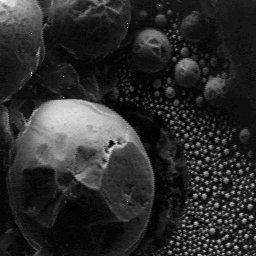
#> input picture Taller4/images/meb.png, 256 x 256 px
$ jupyter execute '1. Filtros lineales suavizantes.ipynb'
#> lines starting #> are read from the running program, lines starting #| are printed output that depends on the picture
[cell 1]
import cv2
import matplotlib.pyplot as plt
from scipy.ndimage import convolve
import numpy as np


from skimage.morphology import footprint_rectangle
from skimage.filters.rank import mean

# Filtros lineales suavizantes

## Filtro promedio

### Cargue la imagen de trabajo meb.png

[cell 2]
meb = cv2.imread("images/meb.png", cv2.IMREAD_GRAYSCALE)
#> meb is the input picture: shape (256, 256); min 0, max 255, mean 44.3

### Visualice la imagen y su histograma.

[cell 3]
fig, axes = plt.subplots(1,2, figsize = (20,10))
axes[0].imshow(meb, cmap= 'gray', vmin = 0, vmax= 255)
axes[0].set_title('Imagen')
hist = cv2.calcHist([meb], [0], None, [256], [0, 256])
#> hist = 256 values, max 12537 at index 15, min 0 at index 1, mean 256
axes[1].plot(hist)
axes[1].set_title('Histograma')
plt.show()
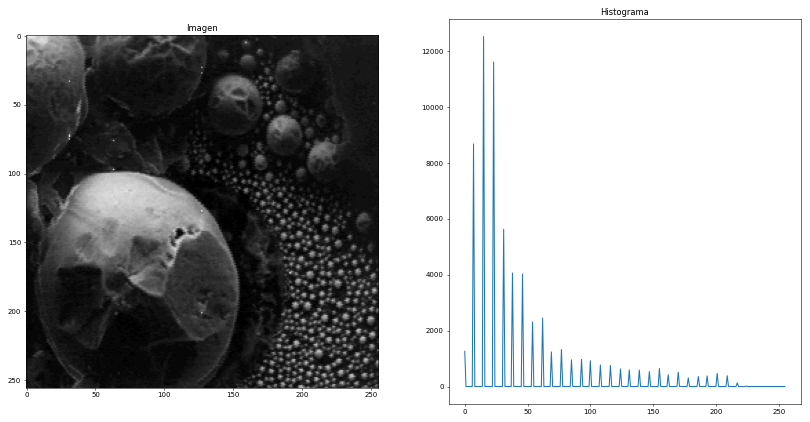
#> figure drawn by matplotlib, 2 panels; panel 2: curve peaks at x = 15, y = 12537

### Describa su forma: ¿es continuo/discontinuo?, ¿cuántos niveles de gris diferentes tiene?, ¿cuáles son estos niveles de gris?

Como se puede apreciar, el histograma es discontínuo ya que no hay una distribución continua de los colores, debido a que entre los tonos que se encuentran en la imagen hay colores en 0, lo que significa que casi no hay tonos intermedios entre los colores. Los niveles de gris pincipales se encuentran entre 0 y 80. Pero hay algunos tonos entre 100 y 230, pero son mucho menos representativos con respecto a los niveles más oscuros.

### Partiendo del histograma, deduzca con cuántos bits ha sido numerizada esta imagen.

Como se puede apreciar en el histograma, hay alrededor de 29 picos que se pueden ver a simple vista. Es por esto que se puede deducir que se utilizan 5 bits para numerizar la imagen.

### Aplique un filtro promedio utilizando una máscara de tamaño 3x3 a esta imagen. Cualitativamente, ¿cómo es la imagen resultado?

[cell 4]
meb_avg = mean(meb, footprint_rectangle((3,3)))
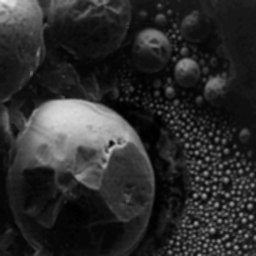
#> meb_avg: shape (256, 256); min 0, max 237, mean 43.9

fig, axes = plt.subplots(1,2, figsize = (20,10))
axes[0].imshow(meb, cmap= 'gray', vmin = 0, vmax= 255)
axes[0].set_title('Orignal')
axes[1].imshow(meb_avg, cmap= 'gray', vmin = 0, vmax= 255)
axes[1].set_title('Filtro')
plt.show()
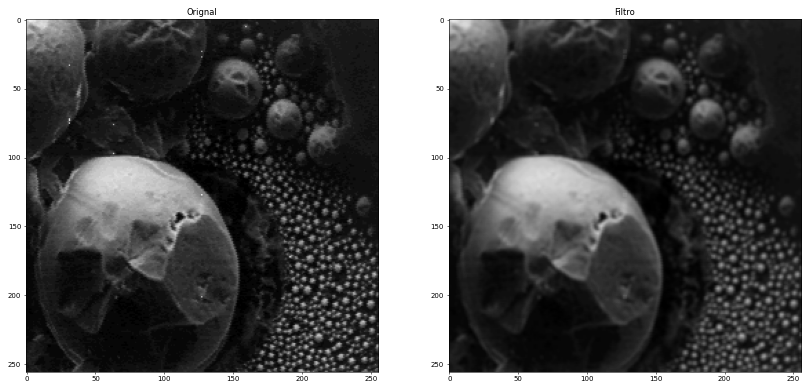
#> figure drawn by matplotlib, 2 panels

### Visualice el histograma de esta nueva imagen, y compárelo con el histograma de la imagen original (forma general, altura de los picos, ...).

[cell 5]
fig, axes = plt.subplots(1,2, figsize = (20,10))
hist = cv2.calcHist([meb], [0], None, [256], [0, 256])
axes[0].plot(hist)
axes[0].set_title('Original')
hist = cv2.calcHist([meb_avg], [0], None, [256], [0, 256])
#> hist = 256 values, max 3571 at index 15, min 0 at index 224, mean 256
axes[1].plot(hist)
axes[1].set_title('Filtro')
plt.show()
#> figure, not shown here; panel 1: curve peaks at x = 15, y = 12537; panel 2: curve peaks at x = 15, y = 3571

Como se puede apreciar, se mantienen los picos pero ahora se pueden ver muchos más tonos de gris. Esto es porque el promedio de los colores permite obtener tonos intermedios entre los obtenidos en la imagen original. Se conserva la distribución del histograma pero los valores de 0 ahora toman valores intermedios entre los picos ayacentes.

### Calcule la imagen de diferencia con la original. Justifique el resultado obtenido (¿en cuáles regiones de la imagen son visibles las diferencias?, ¿por qué?).

Como se puede apreciar, se conservan los picos dentro del histograma, pero los colores que antes no se utilizaban ahora aparecen en la imagen, esto debido al calculo de promedios, lo cual da tonos intermedios dentro de los colores. Esto causa un efecto de blur en la imagen, ya que evita que se vean claramente los elementos al reducir los cambios de color dentro de la imagen. Este efecto se puede dislumbrar en toda la imagen, pero sobre todo es posible ver este efecto en las "piedras", ya que el filtro no permite ver claramente las grietas que existen ahí, y que se ven claramente en la imagen original. Esto debido a que las diferencias de color entre los cuerpos y las grietas fueron suavizadas debidas al filtro.

### Ahora filtre la imagen original con un filtro promedio utilizando una máscara de tamaño 5x5. Paralelamente, filtre la imagen original, aplicando consecutivamente sobre esta, dos filtros promedio de tamaño 3x3. Haga una evaluación visual de los resultados: ¿las dos imágenes obtenidas son idénticas? ¿por qué? ¿cuál de los dos tratamientos suprime mejor los cambios de nivel de gris de la imagen?

[cell 6]
meb_55 = mean(meb, footprint_rectangle((5,5)))
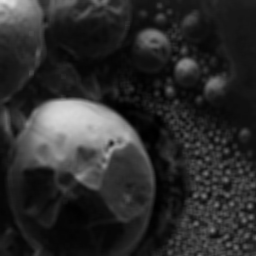
#> meb_55: shape (256, 256); min 0, max 225, mean 43.9

meb_33_2 = mean(meb, footprint_rectangle((3,3)))
meb_33_2 = mean(meb_33_2, footprint_rectangle((3,3)))

fig, axes = plt.subplots(1,2, figsize = (20,10))
axes[0].imshow(meb_55, cmap= 'gray', vmin = 0, vmax= 255)
axes[0].set_title('Filtro 5x5')
axes[1].imshow(meb_33_2, cmap= 'gray', vmin = 0, vmax= 255)
axes[1].set_title('Filtro doble 3x3')
plt.show()

[cell 7]
fig, axes = plt.subplots(1,2, figsize = (20,10))
hist = cv2.calcHist([meb_55], [0], None, [256], [0, 256])
#> hist = 256 values, max 2286 at index 15, min 0 at index 222, mean 256
axes[0].plot(hist)
axes[0].set_title('Filtro 5x5')
hist = cv2.calcHist([meb_33_2], [0], None, [256], [0, 256])
#> hist = 256 values, max 2356 at index 15, min 0 at index 218, mean 256
axes[1].plot(hist)
axes[1].set_title('Filtro doble 3x3')
plt.show()
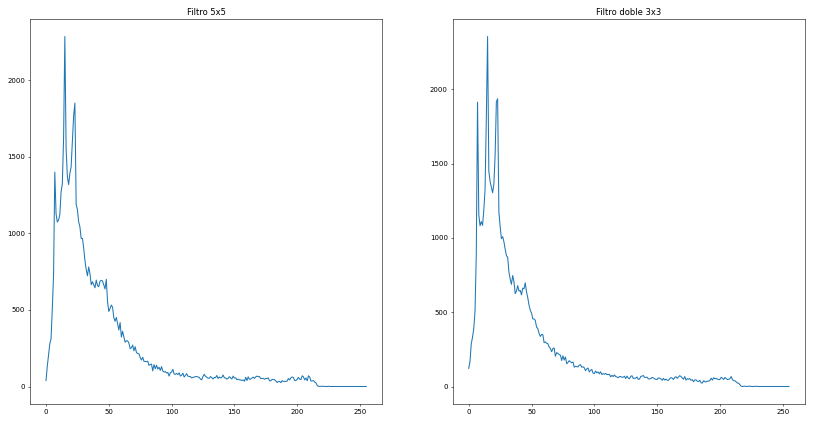
#> figure drawn by matplotlib, 2 panels; panel 1: curve peaks at x = 15, y = 2286; panel 2: curve peaks at x = 15, y = 2356

Las imágenes obtenidas no son idénticas. Al aplicar un filtro promedio de 5x5, se promedian los valores de los píxeles circundantes en una sola operación, generando un desenfoque más intenso y uniforme. En cambio, aplicar dos filtros de 3x3 consecutivos equivale a una convolución con un núcleo compuesto de 5x5, pero con una distribución de pesos diferente, donde los píxeles centrales tienen mayor influencia debido a la aplicación secuencial. Esto produce un suavizado menos homogéneo y conserva ligeramente más detalles. El filtro de 5x5 suprime mejor los cambios de nivel de gris, ya que promedia un área más amplia en una sola pasada, reduciendo con mayor eficacia las variaciones abruptas en la imagen.

### Convolucionar una imagen dos veces con una misma máscara equivale a hacer una sola convolución con otra máscara, obtenida por convolución de la máscara inicial con ella misma. ¿Cuál es entonces la máscara resultante de la convolución de la máscara del filtro promedio 3x3 con ella misma? ¿Cómo es la máscara del filtro promedio 5x5? Con base en la forma de estas dos máscaras, justifique los resultados visuales obtenidos en el punto anterior.

### Por último, filtre la imagen original con un filtro promedio utilizando una máscara de tamaño 25x25. Haga una evaluación visual del resultado: ¿qué objetos de la imagen original se conservaron?¿qué sucedió con las estructuras pequeñas presentes en la imagen original?¿por qué?

[cell 8]
meb_25 = mean(meb, footprint_rectangle((25,25)))
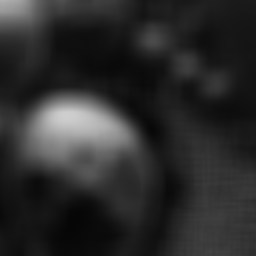
#> meb_25: shape (256, 256); min 5, max 206, mean 43.8

plt.imshow(meb_25, cmap= 'gray', vmin = 0, vmax= 255)
plt.show()

Solo se observa la piedra principal en el centro, tambien la de la esquina superior izquierda y las tres piedras de la esquina derecha superior. Los elementos pequeños ya no se reconocen, esto debido a que el filtro hace que las pequeñas fronteras se desaparezcan debido a que toman el valor promedio de los pixeles cercanos.

## Comparación entre el filtro promedio y el filtro gaussiano

### Cargue ahora la imagen impact.png.

[cell 9]
impact = cv2.imread("images/impact.png", cv2.IMREAD_GRAYSCALE)
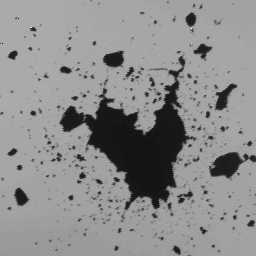
#> input picture Taller4/images/impact.png, 256 x 256 px
#> impact is the input picture: shape (256, 256); min 0, max 255, mean 141.3
plt.imshow(impact, cmap= 'gray', vmin = 0, vmax= 255)
plt.show()

### Aplique a esta imagen un filtro promedio con una máscara de tamaño 5x5 usando una convolución. Visualice el resultado.

[cell 10]
impact_avg = mean(impact, footprint_rectangle((5,5)))
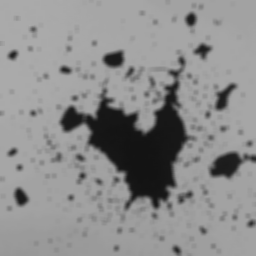
#> impact_avg: shape (256, 256); min 19, max 173, mean 140.9

plt.imshow(impact_avg, cmap= 'gray', vmin = 0, vmax= 255)
plt.show()

### Ahora aplique a la imagen original un filtro gaussiano con una máscara de tamaño 5x5 usando una convolución. Visualice el resultado.

[cell 11]
kernel = np.array([[1,  4,  7,  4, 1],
                              [4, 16, 26, 16, 4],
                              [7, 26, 41, 26, 7],
                              [4, 16, 26, 16, 4],
                              [1,  4,  7,  4, 1]], dtype=np.float32)

kernel /= kernel.sum()

impact_conv = convolve(impact, kernel, mode='constant', cval=0)
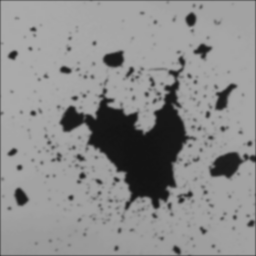
#> impact_conv: shape (256, 256); min 19, max 170, mean 139.9
plt.imshow(impact_conv, cmap= 'gray', vmin = 0, vmax= 255)
plt.show()

### Calcule la diferencia de los resultados de los dos filtros. Visualice el resultado. Justifique el resultado obtenido (¿en cuáles regiones de la imagen son visibles las diferencias?, ¿por qué?...).

[cell 12]
subtraction = cv2.subtract(impact_conv, impact_avg)
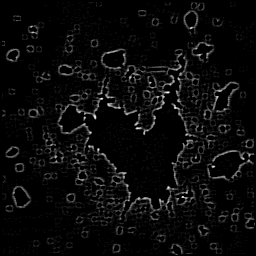
#> subtraction: shape (256, 256); min 0, max 25, mean 1; drawn with min black and max white
plt.imshow(subtraction, cmap= 'gray')
plt.show()
